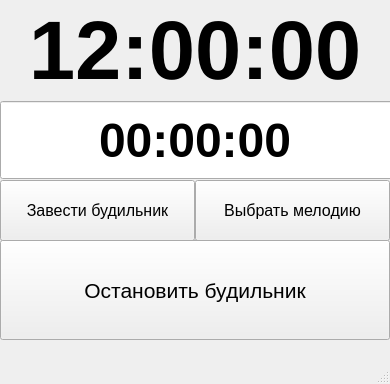
<?xml version="1.0" encoding="UTF-8"?>
<ui version="4.0">
 <class>MainWindow</class>
 <widget class="QMainWindow" name="MainWindow">
  <property name="geometry">
   <rect>
    <x>0</x>
    <y>0</y>
    <width>390</width>
    <height>384</height>
   </rect>
  </property>
  <property name="windowTitle">
   <string>Будильник</string>
  </property>
  <widget class="QWidget" name="centralwidget">
   <widget class="QLabel" name="timeLabel">
    <property name="geometry">
     <rect>
      <x>0</x>
      <y>0</y>
      <width>390</width>
      <height>100</height>
     </rect>
    </property>
    <property name="font">
     <font>
      <pointsize>62</pointsize>
      <bold>true</bold>
     </font>
    </property>
    <property name="text">
     <string>12:00:00</string>
    </property>
    <property name="alignment">
     <set>Qt::AlignCenter</set>
    </property>
   </widget>
   <widget class="QTimeEdit" name="setTimeAlarm">
    <property name="geometry">
     <rect>
      <x>0</x>
      <y>100</y>
      <width>405</width>
      <height>80</height>
     </rect>
    </property>
    <property name="minimumSize">
     <size>
      <width>0</width>
      <height>80</height>
     </size>
    </property>
    <property name="font">
     <font>
      <pointsize>36</pointsize>
      <italic>false</italic>
      <bold>true</bold>
     </font>
    </property>
    <property name="alignment">
     <set>Qt::AlignCenter</set>
    </property>
    <property name="keyboardTracking">
     <bool>false</bool>
    </property>
   </widget>
   <widget class="QPushButton" name="startAlarmBut">
    <property name="geometry">
     <rect>
      <x>0</x>
      <y>180</y>
      <width>195</width>
      <height>61</height>
     </rect>
    </property>
    <property name="font">
     <font>
      <pointsize>12</pointsize>
     </font>
    </property>
    <property name="text">
     <string>Завести будильник</string>
    </property>
   </widget>
   <widget class="QPushButton" name="editMusicBut">
    <property name="geometry">
     <rect>
      <x>195</x>
      <y>180</y>
      <width>195</width>
      <height>61</height>
     </rect>
    </property>
    <property name="font">
     <font>
      <pointsize>12</pointsize>
     </font>
    </property>
    <property name="text">
     <string>Выбрать мелодию</string>
    </property>
   </widget>
   <widget class="QPushButton" name="stopAlarmBut">
    <property name="geometry">
     <rect>
      <x>0</x>
      <y>240</y>
      <width>390</width>
      <height>100</height>
     </rect>
    </property>
    <property name="font">
     <font>
      <pointsize>16</pointsize>
     </font>
    </property>
    <property name="acceptDrops">
     <bool>false</bool>
    </property>
    <property name="text">
     <string>Остановить будильник</string>
    </property>
   </widget>
  </widget>
  <widget class="QMenuBar" name="menubar">
   <property name="geometry">
    <rect>
     <x>0</x>
     <y>0</y>
     <width>390</width>
     <height>22</height>
    </rect>
   </property>
  </widget>
  <widget class="QStatusBar" name="statusbar"/>
 </widget>
 <resources/>
 <connections/>
</ui>
